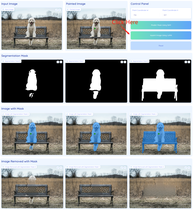
#> input picture Inpaint-Anything/app/assets/image_removed.png, 193 x 210 px, shrunk from 1701 x 1851 before the run, given in place of frame_0001.jpg, which was not available
$ jupyter execute image_inpaint.ipynb   (shell and % lines are left out)
#> lines starting #> are read from the running program, lines starting #| are printed output that depends on the picture; after the words box and inside, x2 and y2 are one past the last pixel; in counts of white or black regions, pixels touching at a corner belong together; pictures that were not available may be replaced by others from this repository, and a replacement may not be noted
[cell 1]
from google.colab import drive
drive.mount('/content/drive')

[cell 2]
cd /content/drive/MyDrive/show/Inpaint-Anything

[cell 3]
#!git clone https://github.com/geekyutao/Inpaint-Anything.git

[cell 4]
cd /content/drive/MyDrive/show/Inpaint-Anything

[cell 5]
import os

# Define the paths to the input image folder and output results folder
input_folder = "/content/drive/MyDrive/show/data/pisa_pre1"
output_folder = "/content/drive/MyDrive/show/data/output"

#Create the output results folder (if it does not exist)
os.makedirs(output_folder, exist_ok=True)

# Loop through each image
for filename in os.listdir(input_folder):
    # Build complete input and output file paths
    input_img_path = os.path.join(input_folder, filename)
    output_img_path = os.path.join(output_folder, filename)

    # Use !python remove_anything.py to process the current image
    !python remove_anything.py \

[cell 6]
import cv2
import numpy as np

def is_color_similar(color1, color2, threshold=30):
    return np.linalg.norm(np.array(color1) - np.array(color2)) < threshold

def adjust_brightness_contrast(image, brightness=35, contrast=-45):
    """Adjust the brightness and contrast of the image"""
    if brightness != 0:
        if brightness > 0:
            shadow = brightness
            highlight = 255
        else:
            shadow = 0
            highlight = 255 + brightness
        alpha_b = (highlight - shadow) / 255
        gamma_b = shadow
        image = cv2.addWeighted(image, alpha_b, image, 0, gamma_b)

    if contrast != 0:
        f = 131 * (contrast + 127) / (127 * (131 - contrast))
        alpha_c = f
        gamma_c = 127 * (1 - f)
        image = cv2.addWeighted(image, alpha_c, image, 0, gamma_c)

    return image

def process_image_specific_color_range(image_path, output_path, target_color, color_threshold=30, brightness=35, contrast=-45):
#> called with output_path = '/content/drive/MyDrive/test/test_001.jpg', color_threshold = 30, brightness = 35, contrast = -45
    image = cv2.imread(image_path)
#> image is the input picture: shape (210, 193, 3); mean B, G, R 150.6, 150.7, 146.9

    # Find pixels close to the target color
    mask = np.zeros(image.shape[:2], dtype=np.uint8)
    for y in range(image.shape[0]):
        for x in range(image.shape[1]):
            if is_color_similar(image[y, x], target_color, color_threshold):
                mask[y, x] = 255
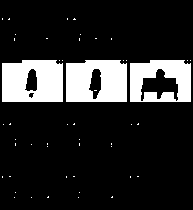
#> mask: shape (210, 193); 15.9% white; 49 white regions (46 under 20 px), largest, box (x1, y1, x2, y2) and area: (2, 60, 63, 102) 2265, (66, 60, 127, 102) 2235, (130, 60, 191, 102) 1841

    # Adjust brightness and contrast only for pixels of the target color
    adjusted_image = image.copy()
    adjusted_image[mask == 255] = adjust_brightness_contrast(image[mask == 255], brightness, contrast)
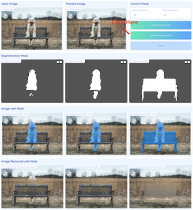
#> adjusted_image: shape (210, 193, 3); 15.85% of pixels changed, all inside (x1, y1, x2, y2) = (2, 18, 191, 198)

    # save image
    cv2.imwrite(output_path, adjusted_image)


input_image_path = '/content/drive/MyDrive/show/data/pise_sha/frame_0001.jpg'
output_image_path = '/content/drive/MyDrive/test/test_001.jpg'
target_color = [15, 20, 16]

process_image_specific_color_range(input_image_path, output_image_path, target_color)

[cell 7]
import cv2
import numpy as np

def is_color_similar(color1, color2, threshold=30):
    return np.linalg.norm(np.array(color1) - np.array(color2)) < threshold

def adjust_brightness_contrast(image, brightness=60, contrast=-40):
    """Adjust the brightness and contrast of the image"""
    if brightness != 0:
        if brightness > 0:
            shadow = brightness
            highlight = 255
        else:
            shadow = 0
            highlight = 255 + brightness
        alpha_b = (highlight - shadow) / 255
        gamma_b = shadow
        image = cv2.addWeighted(image, alpha_b, image, 0, gamma_b)

    if contrast != 0:
        f = 131 * (contrast + 127) / (127 * (131 - contrast))
        alpha_c = f
        gamma_c = 127 * (1 - f)
        image = cv2.addWeighted(image, alpha_c, image, 0, gamma_c)

    return image

def feather_mask(mask, feather_amount=5):
    kernel_size = feather_amount * 2 + 1
    blurred_mask = cv2.GaussianBlur(mask, (kernel_size, kernel_size), 0)
    return blurred_mask

def blend_images(image1, image2, mask, alpha=0.5):
    blended = image1.copy()
    alpha_mask = mask.astype(float) / 255 * alpha
    for c in range(0, 3):
        blended[:, :, c] = (alpha_mask * image2[:, :, c] + (1 - alpha_mask) * image1[:, :, c])
    return blended

def process_image_specific_color_range_and_blend(input_image_path, output_image_path, target_color, color_threshold=30, brightness=35, contrast=-45, feather_amount=7, alpha=0.65):
#> called with color_threshold = 30, brightness = 35, contrast = -45, feather_amount = 5, alpha = 0.5
    image = cv2.imread(input_image_path)
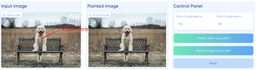
#> input picture Inpaint-Anything/app/assets/point_prompt.png, 256 x 70 px, shrunk from 2252 x 615 before the run, given in place of frame_0060.jpg, which was not available
#> image is the input picture: shape (70, 256, 3); mean B, G, R 191.9, 190.3, 181.6

    # Find pixels close to the target color
    mask = np.zeros(image.shape[:2], dtype=np.uint8)
    for y in range(image.shape[0]):
        for x in range(image.shape[1]):
            if is_color_similar(image[y, x], target_color, color_threshold):
                mask[y, x] = 255
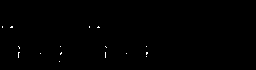
#> mask: shape (70, 256); 0.26% white in thin lines or dots, all inside (x1, y1, x2, y2) = (2, 26, 148, 62)

    # Adjust brightness and contrast only for pixels of the target color
    adjusted_image = image.copy()
    adjusted_image[mask == 255] = adjust_brightness_contrast(image[mask == 255], brightness, contrast)
#> in adjust_brightness_contrast, `image = cv2.addWeighted(image, alpha_b, image, 0, gamma_b)`: image = 46 rows, first 8: [63, 63, 59], [54, 57, 59], [58, 62, 63], [63, 60, 55], [57, 62, 63], [53, 54, 51], [48, 54, 51], [50, 52, 51]
#> in adjust_brightness_contrast, `image = cv2.addWeighted(image, alpha_c, image, 0, gamma_c)`: image = 46 rows, first 8: [96, 96, 94], [92, 93, 94], [94, 96, 96], [96, 95, 92], [93, 96, 96], [91, 92, 90], [89, 92, 90], [90, 91, 90]
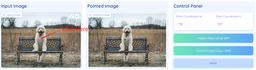
#> adjusted_image: shape (70, 256, 3); 0.26% of pixels changed, all inside (x1, y1, x2, y2) = (2, 26, 148, 62)

    # Feather Mask
    feathered_mask = feather_mask(mask, feather_amount)

    # Overlay the adjusted image with the original image
    final_image = blend_images(image, adjusted_image, feathered_mask, alpha)
#> after the loop in blend_images, `for c in range(0, 3):`: blended: shape (70, 256, 3); 0.82% of pixels changed, all inside (x1, y1, x2, y2) = (0, 23, 151, 62)

    # save image
    cv2.imwrite(output_image_path, final_image)

input_image_path = '/content/drive/MyDrive/show/data/pise_sha/frame_0060.jpg'
output_image_path = '/content/drive/MyDrive/test/test_0060.jpg'
target_color = [15, 20, 16]

process_image_specific_color_range_and_blend(input_image_path, output_image_path, target_color, feather_amount=5, alpha=0.5)

output_image_path

[cell 8]
import cv2
import numpy as np
from skimage.restoration import denoise_bilateral

# read image
image_path = '/content/drive/MyDrive/test/test_0015.jpg'
image = cv2.imread(image_path)

# Convert image from BGR to RGB
image_rgb = cv2.cvtColor(image, cv2.COLOR_BGR2RGB)

# Use bilateral filtering for noise reduction
denoised_image = denoise_bilateral(image_rgb, sigma_color=0.05, sigma_spatial=15, channel_axis=-1)

# Convert the image from RGB back to BGR
denoised_image_bgr = cv2.cvtColor((denoised_image * 255).astype(np.uint8), cv2.COLOR_RGB2BGR)
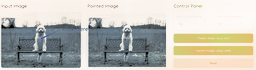
#> denoised_image_bgr: shape (70, 256, 3); mean R, G, B 191.3, 190.2, 181.5

# Save the denoised image
denoised_image_path = '/content/drive/MyDrive/test/test60_s.jpg'
cv2.imwrite(denoised_image_path, denoised_image_bgr)
#> Out = True

[cell 9]
# Read the denoised image
denoised_image_bgr = cv2.imread(denoised_image_path)

# Perform HD restoration
upscale_factor = 4
height, width = denoised_image_bgr.shape[:2]
#> height = 70; width = 256
upscaled_image = cv2.resize(denoised_image_bgr, (width * upscale_factor, height * upscale_factor), interpolation=cv2.INTER_CUBIC)

# Save the high-definition restored image
high_res_image_path = '/content/drive/MyDrive/test/test60_f.jpg'
cv2.imwrite(high_res_image_path, upscaled_image)

high_res_image_path

[cell 10]
import os
import cv2
import numpy as np
from skimage.restoration import denoise_bilateral

def is_color_similar(color1, color2, threshold=30):
    return np.linalg.norm(np.array(color1) - np.array(color2)) < threshold

def adjust_brightness_contrast(image, brightness=30, contrast=-40):
    """Adjust the brightness and contrast of the image"""
    if brightness != 0:
        if brightness > 0:
            shadow = brightness
            highlight = 255
        else:
            shadow = 0
            highlight = 255 + brightness
        alpha_b = (highlight - shadow) / 255
        gamma_b = shadow
        image = cv2.addWeighted(image, alpha_b, image, 0, gamma_b)

    if contrast != 0:
        f = 131 * (contrast + 127) / (127 * (131 - contrast))
        alpha_c = f
        gamma_c = 127 * (1 - f)
        image = cv2.addWeighted(image, alpha_c, image, 0, gamma_c)

    return image

def feather_mask(mask, feather_amount=5):
    kernel_size = feather_amount * 2 + 1
    blurred_mask = cv2.GaussianBlur(mask, (kernel_size, kernel_size), 0)
    return blurred_mask

def blend_images(image1, image2, mask, alpha=0.5):
    blended = image1.copy()
    alpha_mask = mask.astype(float) / 255 * alpha
    for c in range(0, 3):
        blended[:, :, c] = (alpha_mask * image2[:, :, c] + (1 - alpha_mask) * image1[:, :, c])
    return blended

def process_image_specific_color_range_and_blend(image, target_color, color_threshold=30, brightness=35, contrast=-45, feather_amount=7, alpha=0.65):
    # Find pixels close to the target color
    mask = np.zeros(image.shape[:2], dtype=np.uint8)
    for y in range(image.shape[0]):
        for x in range(image.shape[1]):
            if is_color_similar(image[y, x], target_color, color_threshold):
                mask[y, x] = 255

    # Adjust brightness and contrast only for pixels of the target color
    adjusted_image = image.copy()
    adjusted_image[mask == 255] = adjust_brightness_contrast(image[mask == 255], brightness, contrast)

    # Feather Mask
    feathered_mask = feather_mask(mask, feather_amount)

    # Overlay the adjusted image with the original image
    final_image = blend_images(image, adjusted_image, feathered_mask, alpha)

    return final_image

def process_folder(input_folder, output_folder, target_color, color_threshold=30, brightness=35, contrast=-45, feather_amount=7, alpha=0.65, upscale_factor=4):
    # Make sure the output folder exists
    os.makedirs(output_folder, exist_ok=True)

    for filename in os.listdir(input_folder):
        input_image_path = os.path.join(input_folder, filename)
        output_image_path = os.path.join(output_folder, filename)

        # read image
        image = cv2.imread(input_image_path)
        if image is None:
            continue

        # processed image
        processed_image = process_image_specific_color_range_and_blend(image, target_color, color_threshold, brightness, contrast, feather_amount, alpha)

        # Noise reduction using bilateral filtering
        image_rgb = cv2.cvtColor(processed_image, cv2.COLOR_BGR2RGB)
        denoised_image = denoise_bilateral(image_rgb, sigma_color=0.05, sigma_spatial=15, channel_axis=-1)
        denoised_image_bgr = cv2.cvtColor((denoised_image * 255).astype(np.uint8), cv2.COLOR_RGB2BGR)

        # Performing a high-definition restoration
        height, width = denoised_image_bgr.shape[:2]
        upscaled_image = cv2.resize(denoised_image_bgr, (width * upscale_factor, height * upscale_factor), interpolation=cv2.INTER_CUBIC)

        # save
        cv2.imwrite(output_image_path, upscaled_image)


input_folder = '/content/drive/MyDrive/show/wo/input'
output_folder = '/content/drive/MyDrive/show/wo/output'
target_color = [15, 20, 16]

process_folder(input_folder, output_folder, target_color, brightness=35, contrast=-45, feather_amount=7, alpha=0.65, upscale_factor=4)
#> in blend_images, `alpha_mask = mask.astype(float) / 255 * alpha`:
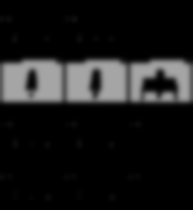
#> alpha_mask: shape (210, 193) float64; min 0, max 0.65, mean 0.103
#> after the loop in blend_images, `for c in range(0, 3):`:
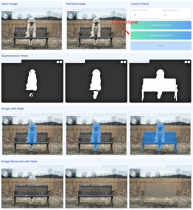
#> blended: shape (210, 193, 3); mean B, G, R 157.7, 157.8, 154.1
#> in process_folder, `denoised_image = denoise_bilateral(image_rgb, sigma_color=0.05, sigma_..`:
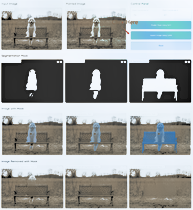
#> denoised_image: shape (210, 193, 3) float64; mean R, G, B 0.606, 0.617, 0.613
#> in process_folder, `upscaled_image = cv2.resize(denoised_image_bgr, (width * upscale_facto..`:
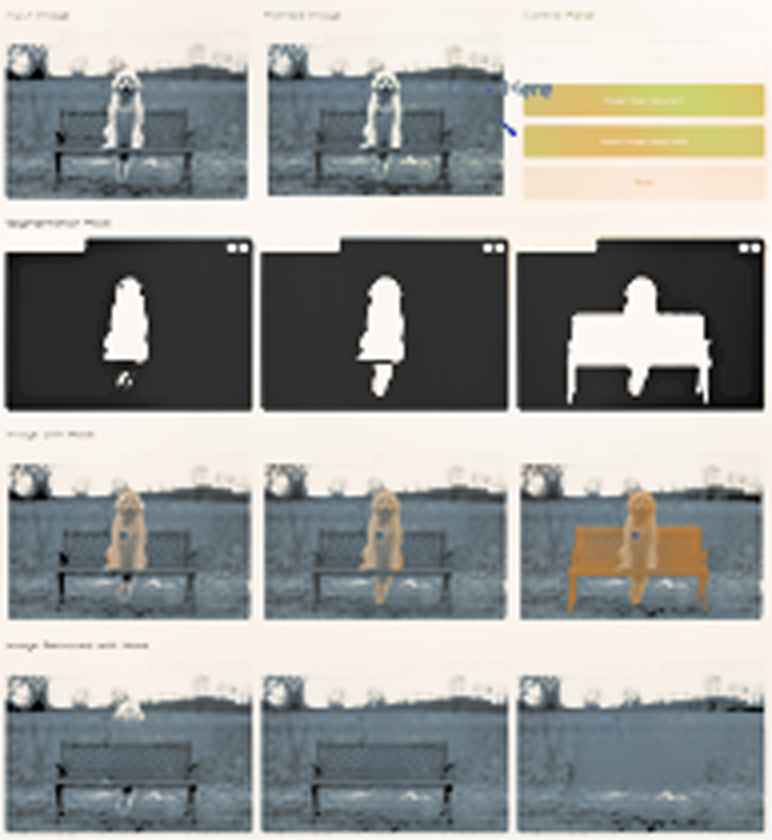
#> upscaled_image: shape (840, 772, 3); mean R, G, B 155.6, 156.8, 153.9
